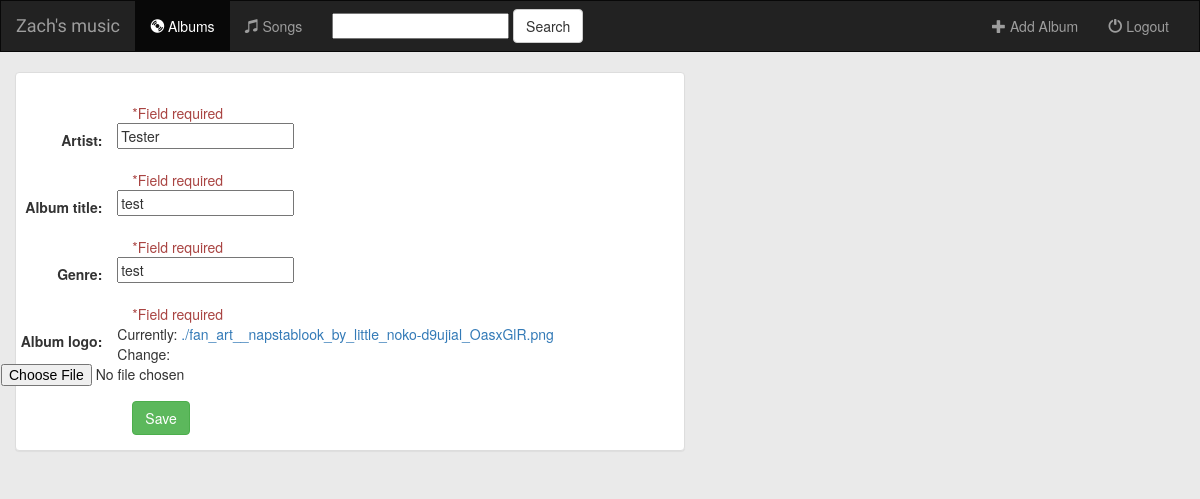
Screenshot of /music/album/2/ with the database file from the repository.
### music/models.py (models this page shows, shortened)
class Album(models.Model):
    artist = models.CharField(max_length=100)
    album_title = models.CharField(max_length=100)
    genre = models.CharField(max_length=100)
    album_logo = models.FileField()

### music/views.py (the view)
# urls.py: url(r'^album/(?P<pk>[0-9]+)/$', views.AlbumUpdate.as_view(), name='album-update'),
class AlbumUpdate(UpdateView):
    model = Album
    fields = ['artist','album_title','genre','album_logo']

### music/templates/music/album_form.html (shortened to what this page needs)
{% extends 'music/base.html' %}
{% block body %}
<div class="container-fluid">
    <div class="row">
        <div class="col-sm-12 col-md-7">
            <div class="panel panel-default">
                <div class="panel-body"></div>
                    <form class="form-horizontal" action="" method="post" enctype="multipart/form-data">
                        {% include 'music/form-template.html' %}
                        <div class="form-group">
                            <div class="col-sm-offset-2 col-sm-10">
                                <button type="submit" class="btn btn-success">Save</button>
                            </div>
                        </div>
                    </form>
            </div>
        </div>
    </div>
</div>
{% endblock %}

### music/templates/music/form-template.html
{% for field in form %}
    <div class="form-group">
        <div class="col-sm-offset-2 col-sm-10">
            <span class="text-danger">*Field required</span>
        </div>
        <label class="control-label col-sm-2">{{ field.label_tag }}</label>
        <div class="co-sm-10">{{ field }}</div>
    </div>
{% endfor %}

### music/static/music/style.css (style rules this page uses)
body { background: #EAEAEA; }

### rows the page displays
Album: form "Tester" "test" "test"

### other values shown
{{ field.label_tag }} "Artist:" "Album title:" "Genre:" "Album logo:"
